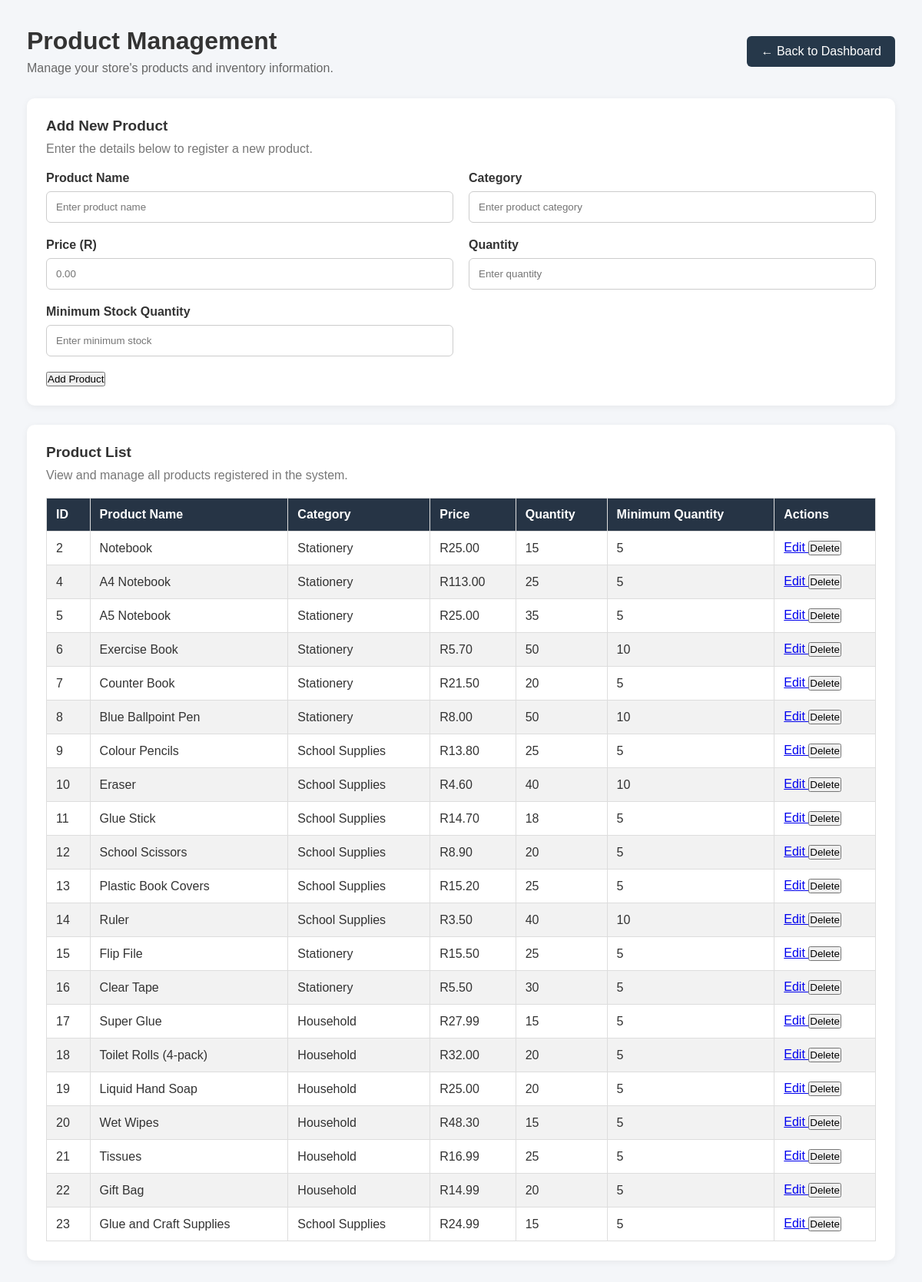
Page /products on the committed database.
### tables this page shows
CREATE TABLE products (
            product_id INTEGER PRIMARY KEY AUTOINCREMENT,
            product_name TEXT NOT NULL,
            category TEXT NOT NULL,
            price REAL NOT NULL,
            quantity INTEGER NOT NULL,
            min_quantity INTEGER NOT NULL
        );

### app.py (the view)
@app.route('/products')
def products():
    connection = get_db_connection()
    all_products = connection.execute(
        'SELECT * FROM products'
    ).fetchall()
    connection.close()
    return render_template('products.html', products=all_products)

### app.py (called while the page is built)
def get_db_connection():
    connection = sqlite3.connect('general_store.db')
    connection.row_factory = sqlite3.Row
    return connection

### templates/products.html (shortened to what this page needs)
<!DOCTYPE html>
<html lang="en">
<head>
    <link rel="stylesheet" href="{{ url_for('static', filename='css/style.css') }}">
</head>
<body>
    <div class="container">
        <main class="main-content">
            <header class="page-header">
                <div>
                    <h1>Product Management</h1>
                    <p>Manage your store's products and inventory information.</p>
                </div>
                <a href="{{ url_for('dashboard') }}" class="back-button">
                    ← Back to Dashboard
                </a>
            </header>
            <section class="dashboard-section">
                <h2>Add New Product</h2>
                <p>Enter the details below to register a new product.</p>
                <form method="POST" action="{{ url_for('add_product') }}">
                    <div class="form-grid">
                        <div class="form-group">
                            <label>Product Name</label>
                            <input type="text" name="product_name" placeholder="Enter product name" required>
                        </div>
                        <div class="form-group">
                            <label>Category</label>
                            <input type="text" name="category" placeholder="Enter product category" required>
                        </div>
                        <div class="form-group">
                            <label>Price (R)</label>
                            <input type="number" name="price" step="0.01" min="0" placeholder="0.00" required>
                        </div>
                        <div class="form-group">
                            <label>Quantity</label>
                            <input type="number" name="quantity" min="0" placeholder="Enter quantity" required>
                        </div>
                        <div class="form-group">
                            <label>Minimum Stock Quantity</label>
                            <input type="number" name="min_quantity" min="0" placeholder="Enter minimum stock" required>
                        </div>
                    </div>
                    <button type="submit">Add Product</button>
                </form>
            </section>
            <section class="dashboard-section">
                <h2>Product List</h2>
                <p>View and manage all products registered in the system.</p>
                <table>
                    <thead>
                        <tr>
                            <th>ID</th>
                            <th>Product Name</th>
                            <th>Category</th>
                            <th>Price</th>
                            <th>Quantity</th>
                            <th>Minimum Quantity</th>
                            <th>Actions</th>
                        </tr>
                    </thead>
                    <tbody>
                        {% for product in products %}
                        <tr>
                            <td>{{ product.product_id }}</td>
                            <td>{{ product.product_name }}</td>
                            <td>{{ product.category }}</td>
                            <td>R{{ "%.2f"|format(product.price) }}</td>
                            <td>{{ product.quantity }}</td>
                            <td>{{ product.min_quantity }}</td>
                            <td>
                                <a href="{{ url_for('edit_product', product_id=product.product_id) }}">
                                    Edit
                                </a>
                                <form method="POST"
                                      action="{{ url_for('delete_product', product_id=product.product_id) }}"
                                      style="display:inline;">
                                    <button type="submit"
                                            onclick="return confirm('Delete this product?')">
                                        Delete
                                    </button>
                                </form>
                            </td>
                        </tr>
                        {% endfor %}
                    </tbody>
                </table>
            </section>
        </main>
    </div>
</body>
</html>

### static/css/style.css (style rules this page uses)
* { margin: 0; padding: 0; box-sizing: border-box; font-family: Arial, sans-serif; }
body { background-color: #f4f6f9; color: #333; }
.container { display: flex; min-height: 100vh; }
.main-content { flex: 1; max-width: 1400px; margin: 0 auto; padding: 35px; }
header { display: flex; justify-content: space-between; align-items: center; margin-bottom: 35px; }
header h1 { margin-bottom: 8px; }
header p { color: #64748b; }
.dashboard-section { background-color: white; padding: 25px; border-radius: 10px; margin-bottom: 25px; min-height: 130px; }
.dashboard-section h2 { margin-bottom: 18px; font-size: 19px; }
.dashboard-section p { color: #64748b; }
.page-header { display: flex; justify-content: space-between; align-items: center; gap: 20px; margin-bottom: 30px; }
.page-header h1 { margin-bottom: 8px; }
.page-header p { color: #666; }
.back-button { display: inline-block; padding: 11px 18px; background-color: #26384a; color: white; text-decoration: none; border-radius: 6px; white-space: nowrap; }
.dashboard-section { background: white; padding: 25px; margin-bottom: 25px; border-radius: 10px; box-shadow: 0 2px 8px rgba(0, 0, 0, 0.06); }
.dashboard-section h2 { margin-bottom: 10px; }
.dashboard-section > p { color: #777; margin-bottom: 20px; }
.form-grid { display: grid; grid-template-columns: repeat(2, minmax(0, 1fr)); gap: 20px; margin-bottom: 20px; }
.form-group { display: flex; flex-direction: column; gap: 8px; }
.form-group label { font-weight: 600; }
.form-group input { width: 100%; padding: 12px; border: 1px solid #ccc; border-radius: 6px; box-sizing: border-box; }
table { width: 100%; border-collapse: collapse; margin-top: 20px; background-color: white; }
th, td { border: 1px solid #ddd; padding: 12px; text-align: left; }
th { background-color: #263445; color: white; }
tr:nth-child(even) { background-color: #f2f2f2; }

### rows in the picture
products: product_id "2", product_name "Notebook", category "Stationery", price "25.00", quantity "15", min_quantity "5"
products: product_id "4", product_name "A4 Notebook", category "Stationery", price "113.00", quantity "25", min_quantity "5"
products: product_id "5", product_name "A5 Notebook", category "Stationery", price "25.00", quantity "35", min_quantity "5"
products: product_id "6", product_name "Exercise Book", category "Stationery", price "5.70", quantity "50", min_quantity "10"
products: product_id "7", product_name "Counter Book", category "Stationery", price "21.50", quantity "20", min_quantity "5"
products: product_id "8", product_name "Blue Ballpoint Pen", category "Stationery", price "8.00", quantity "50", min_quantity "10"
products: product_id "9", product_name "Colour Pencils", category "School Supplies", price "13.80", quantity "25", min_quantity "5"
products: product_id "10", product_name "Eraser", category "School Supplies", price "4.60", quantity "40", min_quantity "10"
products: product_id "11", product_name "Glue Stick", category "School Supplies", price "14.70", quantity "18", min_quantity "5"
products: product_id "12", product_name "School Scissors", category "School Supplies", price "8.90", quantity "20", min_quantity "5"
products: product_id "13", product_name "Plastic Book Covers", category "School Supplies", price "15.20", quantity "25", min_quantity "5"
products: product_id "14", product_name "Ruler", category "School Supplies", price "3.50", quantity "40", min_quantity "10"
products: product_id "15", product_name "Flip File", category "Stationery", price "15.50", quantity "25", min_quantity "5"
products: product_id "16", product_name "Clear Tape", category "Stationery", price "5.50", quantity "30", min_quantity "5"
products: product_id "17", product_name "Super Glue", category "Household", price "27.99", quantity "15", min_quantity "5"
products: product_id "18", product_name "Toilet Rolls (4-pack)", category "Household", price "32.00", quantity "20", min_quantity "5"
products: product_id "19", product_name "Liquid Hand Soap", category "Household", price "25.00", quantity "20", min_quantity "5"
products: product_id "20", product_name "Wet Wipes", category "Household", price "48.30", quantity "15", min_quantity "5"
products: product_id "21", product_name "Tissues", category "Household", price "16.99", quantity "25", min_quantity "5"
products: product_id "22", product_name "Gift Bag", category "Household", price "14.99", quantity "20", min_quantity "5"
products: product_id "23", product_name "Glue and Craft Supplies", category "School Supplies", price "24.99", quantity "15", min_quantity "5"
